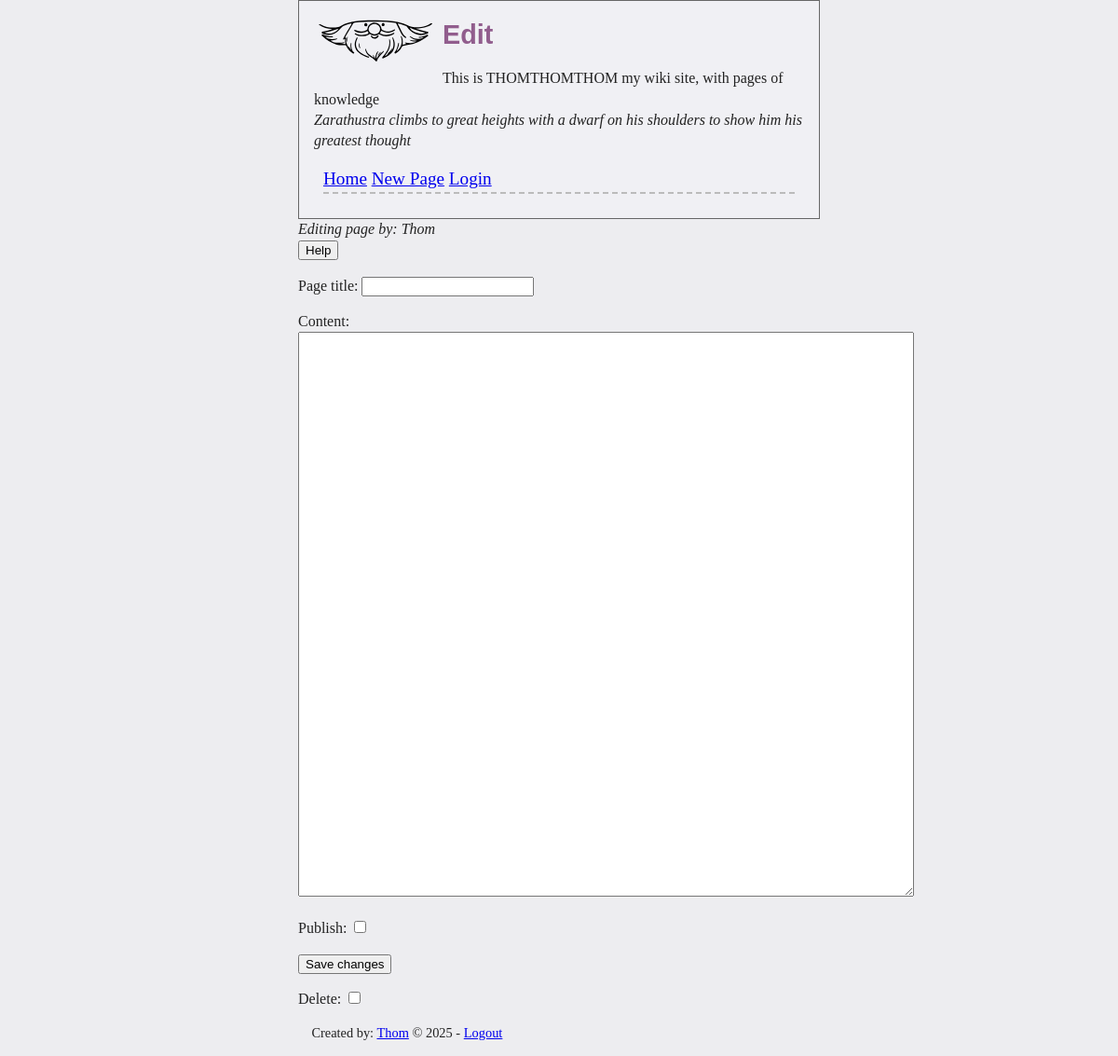
The app's page /page.php?title=THOMTHOMTHOM (signed in), older data.
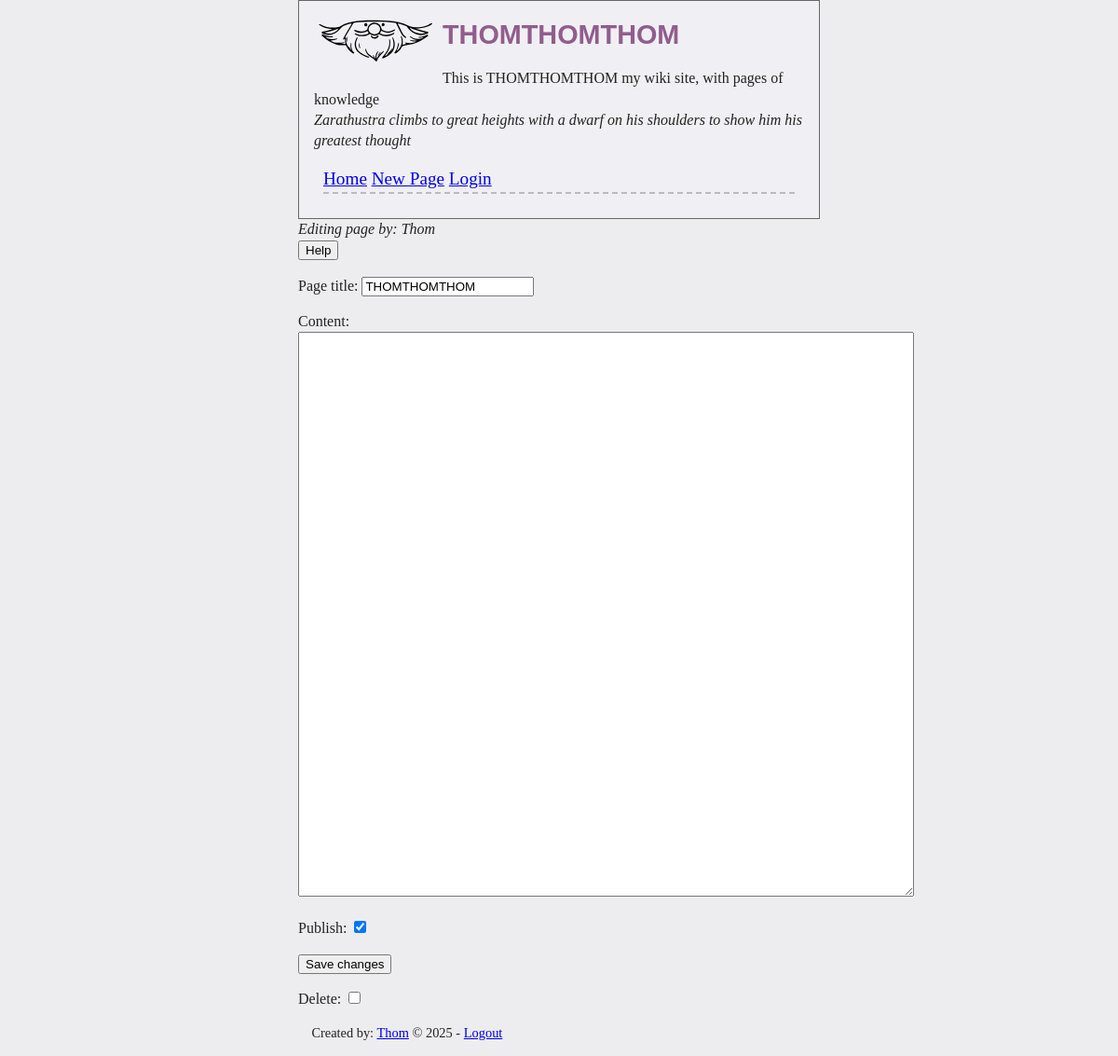
The same page, newer data.
### tables this page shows
CREATE TABLE `pages` (
    `id` INTEGER NOT NULL PRIMARY KEY,
    `pagename` VARCHAR(255) NOT NULL,
    `madeby` INTEGER NOT NULL,
    `public` INTEGER NOT NULL CHECK (`public` IN (0, 1)),
    `ts` INTEGER,
    FOREIGN KEY (`madeby`) REFERENCES `users`(`id`)
);

### page.php (the view, shortened to what this page needs)
<?php
require "common.php";
$data = [];
$data['id'] = 0;
$data['pagename'] = null;
$data['madeby'] = "";
$data['ts'] = "";
$data['public'] = false;
$pageDir = $GLOBALS['page_dir'];
if (isset($_GET['title']) && trim($_GET['title']) != "") {
	$res = dbExec("SELECT * FROM `pages` WHERE `pagename` = :title", ['title' => trim($_GET['title'])]);
	if ($res) {
		$data = $res->fetch();
	}
}
$pageName = $data['pagename'].".txt";
$pageFile = $pageDir."/".$pageName;
$doesFileExist = file_exists($pageFile);
$editPage = isset($_GET['edit']) && $_GET['edit'] == true && isLoggedIn();
$showPageContent = false;
if (!isLoggedIn() && $data['public'] == false) {
	header("Location: login.php");
	exit;
} else if ((isset($data) && $data['public'] == true) || isLoggedIn()) {
	$showPageContent = true;
}
echo htHeader($data['pagename'] ?? "Edit");
echo "<div>\n";
if ($doesFileExist) {
	$res = dbExec(
		"SELECT * FROM `users`
		 LEFT JOIN `pages` ON `users`.`id` = `pages`.`madeby`
		 WHERE `pages`.`id` = :id AND `pages`.`madeby` = :mid",
		['mid' => $data['madeby'], 'id' => $data['id']]
	)->fetch();
	echo "<em>Created: ".date("Y-m-d H:i", $data['ts'])." by ".htmlspecialchars($res['name'])."</em></br>\n";
} else {
	echo "<em>Editing page by: ".htmlspecialchars($_COOKIE['login']['name'])."</em></br>\n";
}
if ($showPageContent == true && $doesFileExist == true && $editPage == false) {
	if (isLoggedIn()) {
		echo "<a href='page.php?title=".urlencode($data['pagename'])."&edit=1'>Edit page</a><br>\n";
	}
	$content = file_get_contents($pageFile);
	$safe = strip_tags($content, "<img><a>");
	echo "<pre>".$safe."</pre>\n";
	if (isLoggedIn()) echo "<p>This page is ".($data['public'] == true ? "public" : "private")."</p>";
} else {
?>
<div class="form-div">
	<button id="help-button">Help</button>
	<form action="" method="post" id="edit-page-form">
		<p>
			<label for="title">
				Page title:
				<input type="text" id="title" name="field[page_title]"
					   value="<?php echo htmlspecialchars($data['pagename'] ?? ""); ?>" required />
			</label>
		</p>
		<p>
			<label for="content">Content:</label><br>
			<textarea id="content" name="field[page_content]" rows="40" cols="80"><?php
			?></textarea>
		</p>
		<p>
			<label for="public">
				Publish:
				<input type="checkbox" id="public" name="field[page_public]" value="Yes"
					<?php echo $data['public'] ? "checked" : ""; ?> />
			</label>
		</p>
		<p>
			<input type="submit" id="upload" name="field[upload]" value="Save changes" required />
		</p>
			<label for="delete">
				Delete:
				<input type="checkbox" id="delete" name="field[page_delete]" value="Yes" />
			</label>
	</form>
</div>
<?php
}
echo "</div>\n";
echo htFooter();

### common.php (shortened to what this page needs)
<?php
function dbExec(string $query, array $params = []) {
	$stmt = $GLOBALS['db']->prepare($query);
	$stmt->setFetchMode(PDO::FETCH_ASSOC);
	$res = $stmt->execute(count($params) > 0 ? $params : null);
	return $stmt;
}
function isLoggedIn() {
	return true;
}
function htHeader(string $htTitle = ""): string {
	$htOut = "";
	$htOut .= "<!DOCTYPE html>\n";
	$htOut .= "<html lang=".$GLOBALS['lang'].">\n";
	$htOut .= "<head>\n";
	$htOut .= "<meta charset='utf-8'>";
	$htOut .= "<meta name='viewport' content='width=device-width, initial-scale=1.0'>\n";
	$htOut .= "<link rel='icon' type='image/png' href='static/icon32x32.png'/>\n";
	$htOut .= "<link rel='stylesheet'  href='style/index.css'/>\n";
	$htOut .= "<script id='MathJax-script' async src='https://cdn.jsdelivr.net/npm/mathjax@4/tex-mml-chtml.js'></scrip>";
	$htOut .= "<script src='https://cdnjs.cloudflare.com/ajax/libs/mathjax/2.7.4/latest.js?config=AM_CHTML'></script>";
	$htOut .= "<script src='static/ASCIIMathML.js'></script>";
	$htOut .= "<title>THOMTHOMTHOM - ".$htTitle."</title>\n";
	$htOut .= "</head>\n";
	$htOut .= "<body>\n";
	$htOut .= "<header>\n";
	$htOut .= "<img src='static/icon128x128.svg' />";
	$htOut .= "<h1>".$htTitle."</h1>";
	$htOut .= "<p>This is THOMTHOMTHOM my wiki site, with pages of knowledge<br>\n";
	$htOut .= "<em>Zarathustra climbs to great heights with a dwarf on his shoulders to show him his greatest thought</em></p>\n";
	$htOut .= "<nav>\n";
	$htOut .= "<a href='index.php'>Home</a>\n";
	$htOut .= "<a href='page.php'>New Page</a>\n";
	$htOut .= "<a href='login.php'>Login</a>\n";
	$htOut .= "</nav>\n";
	$htOut .= "</header>\n";
	$htOut .= "<main>\n";
	return $htOut;
}
function htFooter(): string {
	$htOut = "";
	$htOut .= "</main>\n";
	$htOut .= "<footer>Created by: <a href='https://thomveldhuis.xyz'>Thom</a> &copy; 2025 - \n";
	$htOut .= "<a href='login.php?logout=1'>Logout</a></footer>\n";
	$htOut .= "</body>\n";
	$htOut .= "</html>\n";
	return $htOut;
}

Row changes from the older to the newer data that the page shows:
added pages: pagename "THOMTHOMTHOM", public "☑"
Text that changed along with them:
$htTitle: "Edit" → (not shown)
form field value: "☐" → (not shown)
